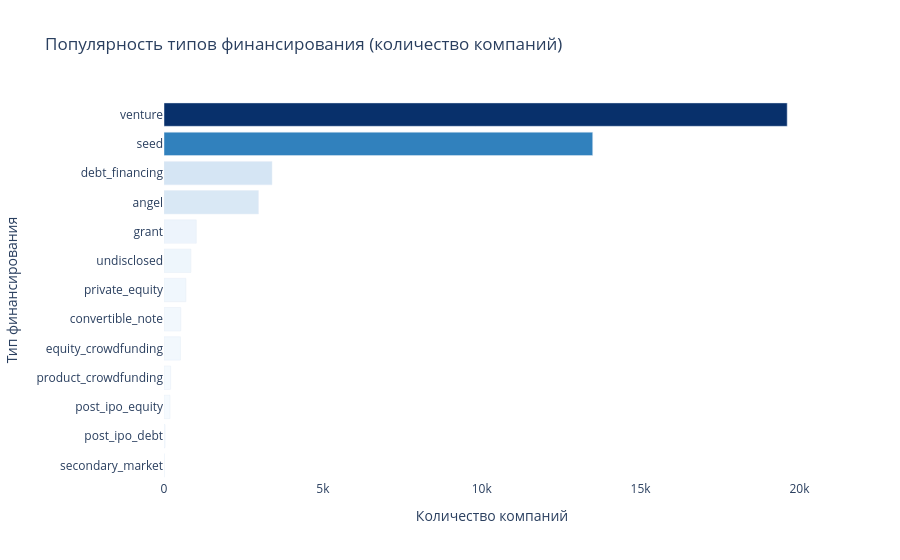

Source (notebook cell):
### Code cell
# Число компаний, у которых тип финансирования присутствует –– сумма > 0
funding_counts = (df_clean[funding_cols] > 0).sum().sort_values(ascending=False)

# Преобразуем в DataFrame для графика
funding_counts_df = funding_counts.reset_index()
funding_counts_df.columns = ['funding_type', 'company_count']

# График с градиентом по company_count
fig_counts = px.bar(
    funding_counts_df,
    x='company_count',
    y='funding_type',
    orientation='h',
    color='company_count',               # цвет кодируем значением
    color_continuous_scale='Blues',      # градиентная шкала
    title='Популярность типов финансирования (количество компаний)',
    labels={'company_count': 'Количество компаний', 'funding_type': 'Тип финансирования'}
)

fig_counts.update_layout(
    yaxis={'categoryorder': 'total ascending'},  # вверху самые популярные
    coloraxis_showscale=False,                  # скрыть цветовой бар (по желанию)
    paper_bgcolor='rgba(0,0,0,0)',
    plot_bgcolor='rgba(0,0,0,0)'
)

fig_counts.update_xaxes(showgrid=False)
fig_counts.update_yaxes(showgrid=False)

fig_counts.show()

### Figure 1 — Plotly figure (JSON) as saved in the notebook; plotly's stock layout.template omitted (floating-point values rounded to 4 significant figures)
{"data": [{"hovertemplate": "Количество компаний=%{marker.color}<br>Тип финансирования=%{y}<extra></extra>", "legendgroup": "", "marker": {"color": [19614, 13493, 3400, 2973, 1016, 846, 689, 528, 517, 208, 187, 31, 7], "coloraxis": "coloraxis", "pattern": {"shape": ""}}, "name": "", "orientation": "h", "showlegend": false, "textposition": "auto", "type": "bar", "x": [19614, 13493, 3400, 2973, 1016, 846, 689, 528, 517, 208, 187, 31, 7], "xaxis": "x", "y": ["venture", "seed", "debt_financing", "angel", "grant", "undisclosed", "private_equity", "convertible_note", "equity_crowdfunding", "product_crowdfunding", "post_ipo_equity", "post_ipo_debt", "secondary_market"], "yaxis": "y"}], "layout": {"barmode": "relative", "coloraxis": {"colorbar": {"title": {"text": "Количество компаний"}}, "colorscale": [[0, "rgb(247,251,255)"], [0.125, "rgb(222,235,247)"], [0.25, "rgb(198,219,239)"], [0.375, "rgb(158,202,225)"], [0.5, "rgb(107,174,214)"], [0.625, "rgb(66,146,198)"], [0.75, "rgb(33,113,181)"], [0.875, "rgb(8,81,156)"], [1, "rgb(8,48,107)"]], "showscale": false}, "legend": {"tracegroupgap": 0}, "paper_bgcolor": "rgba(0,0,0,0)", "plot_bgcolor": "rgba(0,0,0,0)", "title": {"text": "Популярность типов финансирования (количество компаний)"}, "xaxis": {"anchor": "y", "domain": [0, 1], "showgrid": false, "title": {"text": "Количество компаний"}}, "yaxis": {"anchor": "x", "categoryorder": "total ascending", "domain": [0, 1], "showgrid": false, "title": {"text": "Тип финансирования"}}}}
